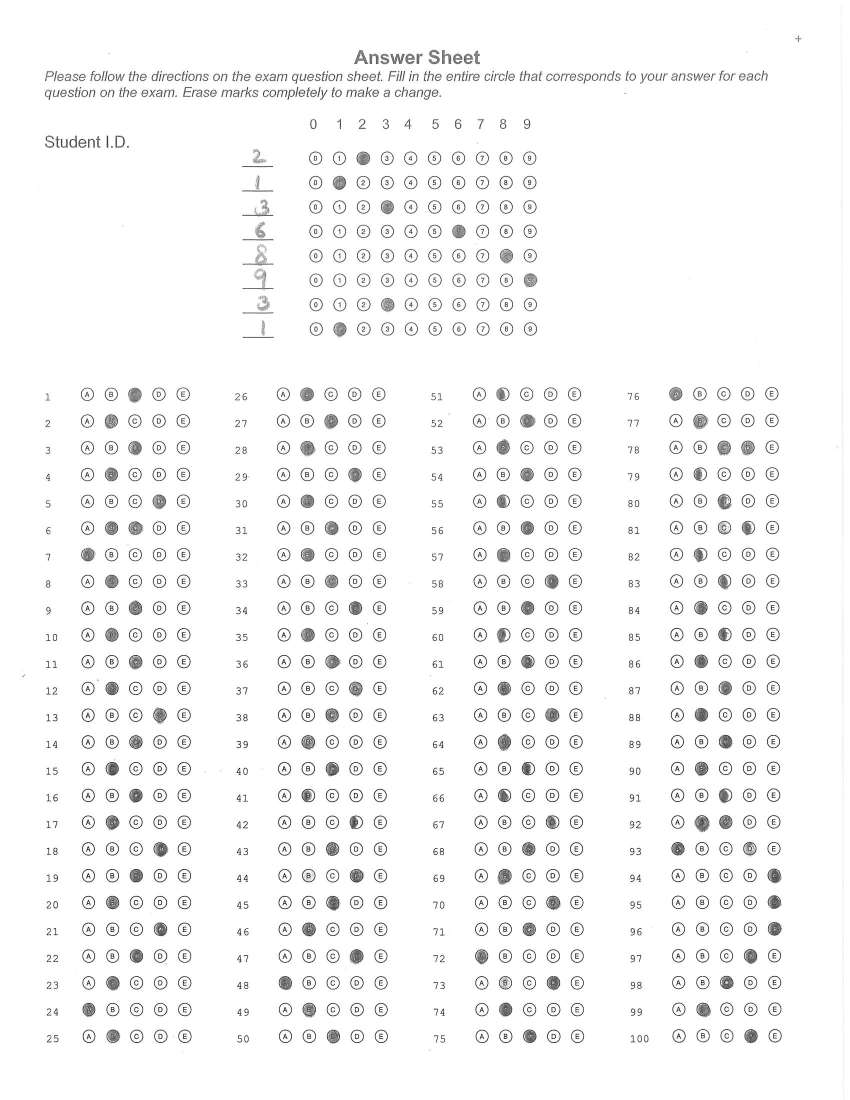
#> input picture tasks/OMR-tool/fixtures/submission_2-page_1.jpg, 1700 x 2200 px, found by its file name (shown at 1/2 size)
$ python image_process.py
#> lines starting #> are read from the running program, lines starting #| are printed output that depends on the picture; after the words box and inside, x2 and y2 are one past the last pixel; in counts of white or black regions, pixels touching at a corner belong together
#> further down, image is the input picture: shape (2200, 1700, 3); min 0, max 255, mean 246.5
import cv2
import numpy as np
import sys
from pathlib import Path

ALIGNMENT_TEMPLATE = cv2.imread(
    Path(__file__).resolve().parents[2] / "fixtures" / "template" / "alignment.png",
    cv2.COLOR_BGR2GRAY,
)


def prepare_img(image):
    """
    Function to preprocess an image for processing.

    Args:
        image (PIL.Image): The image to be prepared.

    Returns:
        PIL.Image: The prepared image.

    """
    grayscale_img = cv2.cvtColor(image, cv2.COLOR_BGR2GRAY)
    portrait_img = align_img(grayscale_img)
    return portrait_img


# [15 lines left out: function edge_detect_img, not called in this run]


def align_img(image):
    """
    Function to align an image.

    Args:
        image (PIL.Image): The image to be aligned.

    Returns:
        PIL.Image: The aligned image.

    """
    ogH, ogW = image.shape[:2]

    if ogW > ogH:
        image = cv2.rotate(image, cv2.ROTATE_90_COUNTERCLOCKWISE)
    # [15 lines of commented-out code are left out]
    return image


def threshold_img(image, blur=True, grayscale=True):
    """
    Function to threshold an image.

    Args:
        image (PIL.Image): The image to be thresholded.

    Returns:
        PIL.Image: The thresholded image.

    """
#> called with blur = True, grayscale = False
    if grayscale:
        grayscale_img = cv2.cvtColor(image, cv2.COLOR_BGR2GRAY)
    else:
        grayscale_img = image
    if blur:
        blur_image = cv2.GaussianBlur(grayscale_img, (5, 5), 0)
    else:
        blur_image = grayscale_img
    thresh = cv2.threshold(blur_image, 0, 255, cv2.THRESH_BINARY_INV | cv2.THRESH_OTSU)[
        1
    ]
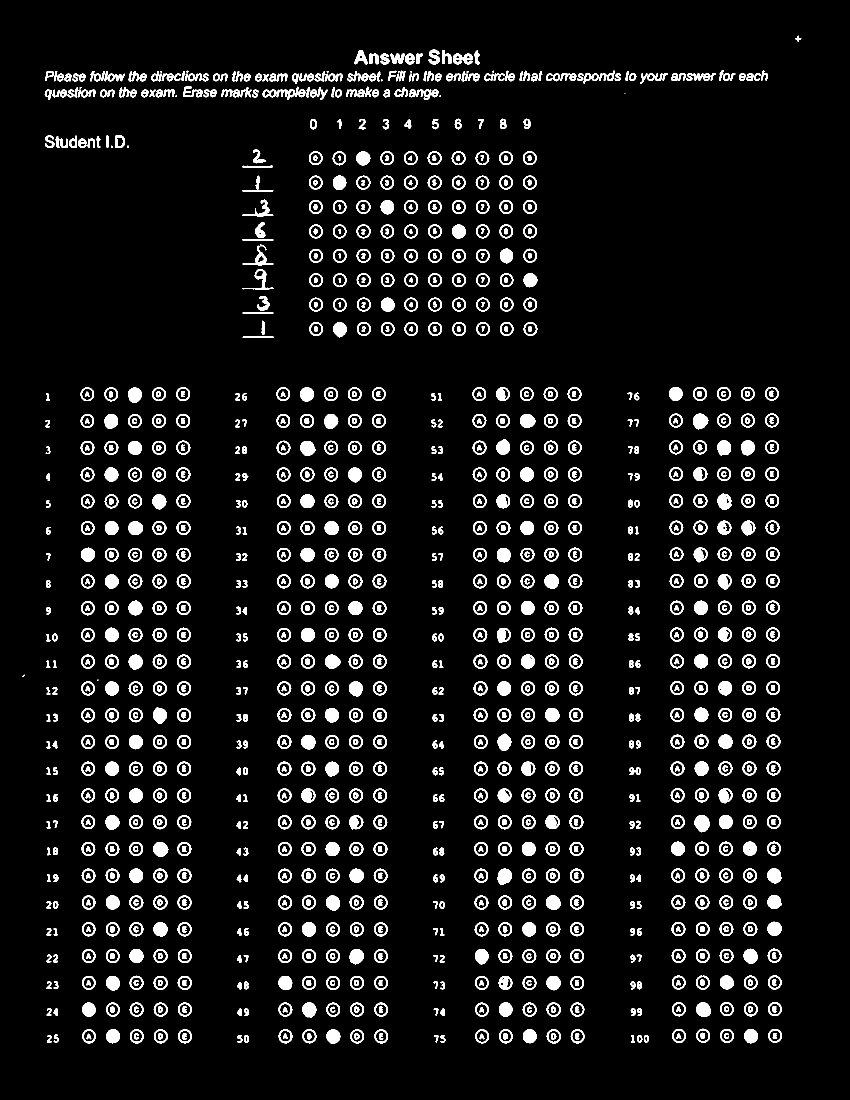
#> thresh: shape (2200, 1700) (shown at 1/2 size); 7.2% white; 1440 white regions (17 under 20 px)
    return thresh


def generate_bubble_contours(image):
    """
    Function to detect contours for the bubbles in an image.

    Args:
        image (PIL.Image): The image to detect contours in.

    Returns:
        list: A list of contours detected in the image.

    """

    # Threshold the image
    thresh = threshold_img(image, grayscale=False)

    # Find contours
    all_contours = cv2.findContours(thresh, cv2.RETR_EXTERNAL, cv2.CHAIN_APPROX_SIMPLE)[
        0
    ]
#> all_contours = 974 contours, 18 with area under 20; largest, box (x1, y1, x2, y2) and area: (1389, 1630, 1419, 1665) 746, (1386, 827, 1417, 859) 684, (995, 1737, 1024, 1769) 674, (1435, 987, 1463, 1019) 666, (600, 882, 631, 912) 663

    bubble_contours = []

    for cnt in all_contours:
        approx = cv2.approxPolyDP(cnt, 0.03 * cv2.arcLength(cnt, True), True)

        if cv2.isContourConvex(approx):
            (x, y, w, h) = cv2.boundingRect(cnt)
            aspect_ratio1 = w / float(h)
            if aspect_ratio1 >= 0.8 and aspect_ratio1 <= 1.2:
                bubble_contours.append(cnt)
#> this loop made 974 passes
#> (x, y, w, h, aspect_ratio1) on passes 1, 2, 6, 10, 11, 12, 13, 14: (1288, 2070, 10, 15, 0.667), (1274, 2070, 11, 15, 0.733), (488, 2070, 10, 16, 0.625), (998, 2059, 28, 28, 1), (950, 2059, 28, 28, 1), (749, 2059, 27, 28, 0.964), (701, 2059, 27, 28, 0.964), (653, 2059, 28, 29, 0.966)
#> after the loop, bubble_contours = 619 contours, 7 with area under 20; largest, box (x1, y1, x2, y2) and area: (1389, 1630, 1419, 1665) 746, (1386, 827, 1417, 859) 684, (995, 1737, 1024, 1769) 674, (1435, 987, 1463, 1019) 666, (600, 882, 631, 912) 663

    # Sort Contours by x value
    sorted_contours = sorted(bubble_contours, key=lambda cnt: cv2.boundingRect(cnt)[0])
#> sorted_contours has the same summary as bubble_contours

    return sorted_contours


# [90 lines left out: functions sort_contours, identify_object_contours, not called in this run]


def identify_bubbled(img, cnts):

    thresh = threshold_img(img)
    bubbled = None
    filled_in = []
    # image_with_bubble = img.copy()

    for cnt, i in enumerate(cnts):
        mask = np.zeros(thresh.shape, dtype="uint8")
        cv2.drawContours(mask, [i], -1, 255, -1)

        mask = cv2.bitwise_and(thresh, thresh, mask=mask)
        total = cv2.countNonZero(mask)

        if bubbled is None or total > 400:
            bubbled = (total, cnt)
            filled_in.append(cnts[bubbled[1]])
    return filled_in


# [38 lines left out: functions draw_bubble_contours, extract_roi, not called in this run]


if __name__ == "__main__":
    if len(sys.argv) < 2:
        print(
            "Please provide an image path as an argument, falling back to placeholder."
        )
        image_path = (
            Path(__file__).resolve().parents[2] / "fixtures" / "submission_2-page_1.jpg"
        )
    else:
        image_path = sys.argv[1]
    image = cv2.imread(image_path)
    # cv2.imshow("aligned", align_img(image))
    # cv2.waitKey(0)
    prepared_image = prepare_img(image)
    question_contours = generate_bubble_contours(prepared_image)
#> question_contours has the same summary as bubble_contours in generate_bubble_contours
    # objects = identify_object_contours(question_contours)

    image_with_contours = image.copy()

    image_with_bubble = image.copy()

    cv2.drawContours(image_with_contours, question_contours, -1, (255, 255, 0), 2)
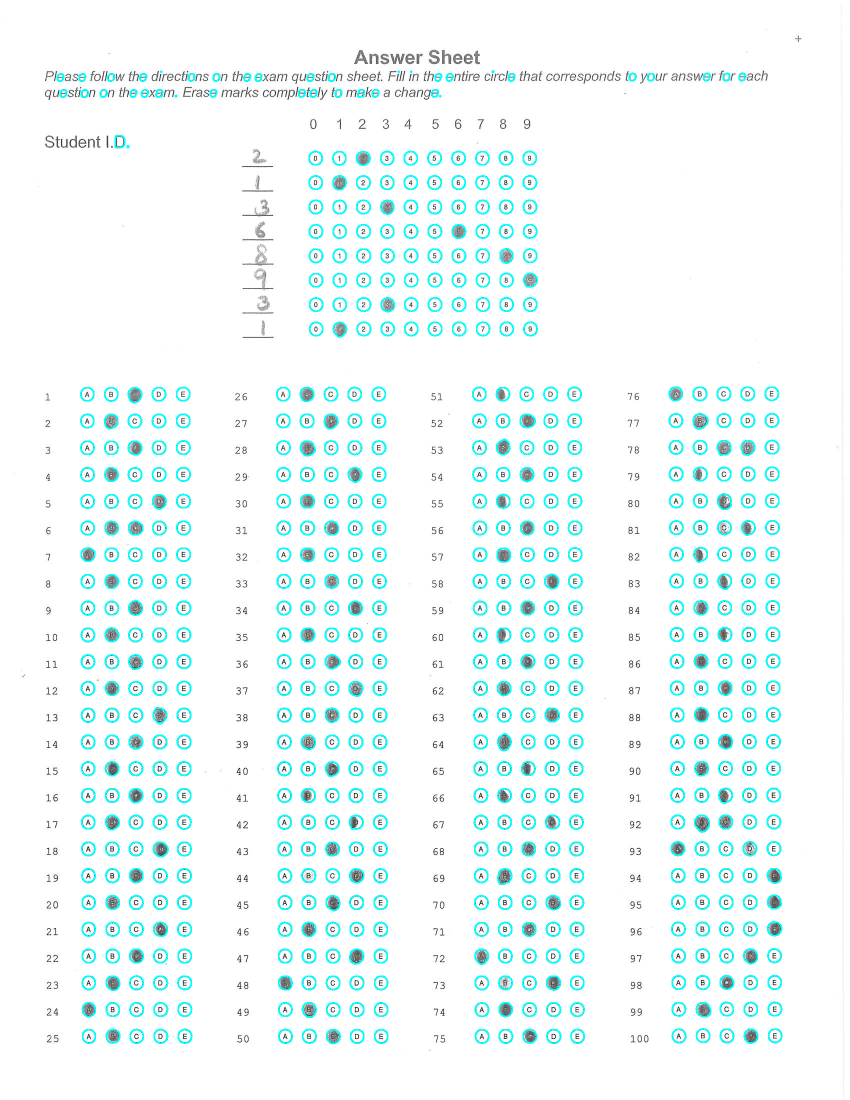
#> image_with_contours: shape (2200, 1700, 3) (shown at 1/2 size); 4.69% of pixels changed, all inside (x1, y1, x2, y2) = (113, 140, 1565, 2089)

    filled_in = identify_bubbled(image, question_contours)
#> the loop in identify_bubbled, `for cnt, i in enumerate(cnts):` made 619 passes
#> (total, bubbled) on passes 1, 14, 24, 32, 34, 36, 39, 41: (138, (138, 0)), (614, (614, 13)), (604, (604, 23)), (610, (610, 31)), (640, (640, 33)), (619, (619, 35)), (613, (613, 38)), (617, (617, 40))
#> after the loop in identify_bubbled, `for cnt, i in enumerate(cnts):`: bubbled = (621, 615); filled_in = 115 contours; largest, box (x1, y1, x2, y2) and area: (1389, 1630, 1419, 1665) 746, (1386, 827, 1417, 859) 684, (995, 1737, 1024, 1769) 674, (1435, 987, 1463, 1019) 666, (600, 882, 631, 912) 663

    cv2.drawContours(image_with_bubble, filled_in, -1, (0, 255, 0), 2)
#> image_with_bubble: shape (2200, 1700, 3); 0.92% of pixels changed, all inside (x1, y1, x2, y2) = (113, 146, 1565, 2089)
    cv2.imshow("Bubbled Image", cv2.resize(image_with_bubble, (1080, 900)))

    cv2.imshow("Prepared Image", cv2.resize(prepared_image, (800, 800)))
    cv2.imshow("Contoured Image", cv2.resize(image_with_contours, (900, 900)))
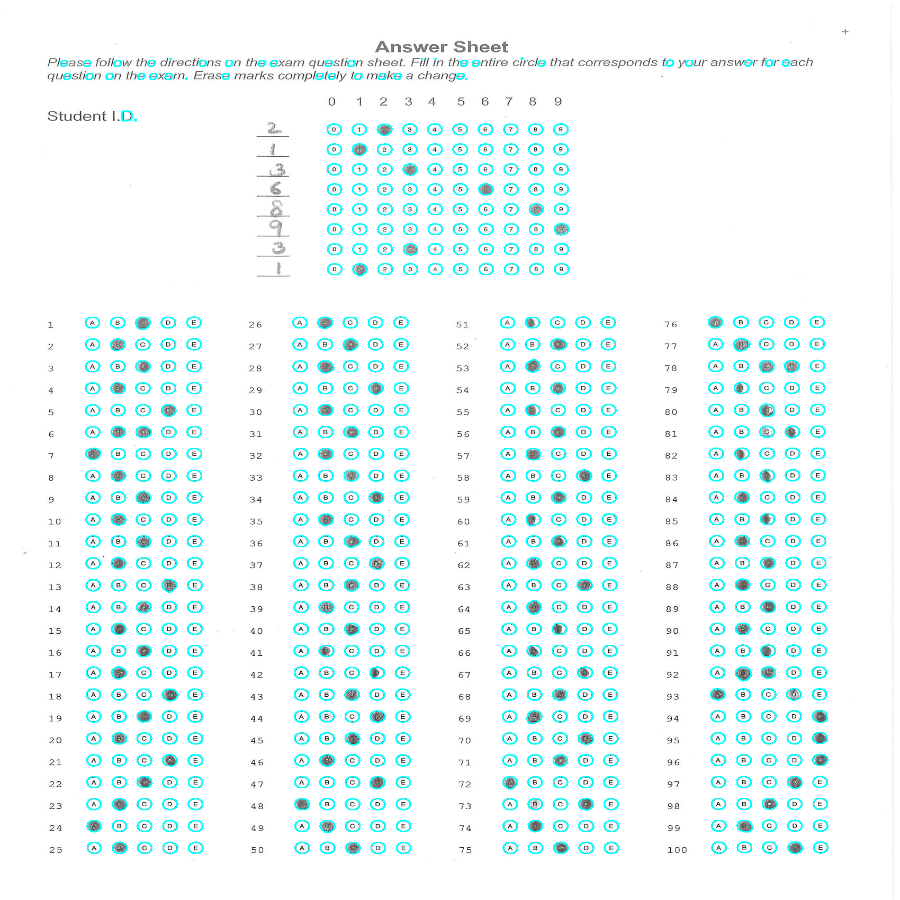
#> window 'Contoured Image': shape (900, 900, 3); mean B, G, R 250.3, 250.3, 238.3
    # cv2.imshow("Objects Image", cv2.resize(image_with_objects_identified, (900, 900)))

    cv2.imshow("Contoured Image", image_with_contours)
    cv2.waitKey(0)

$ run again, with tasks/OMR-tool/fixtures/custom.jpg copied over tasks/OMR-tool/fixtures/submission_2-page_1.jpg
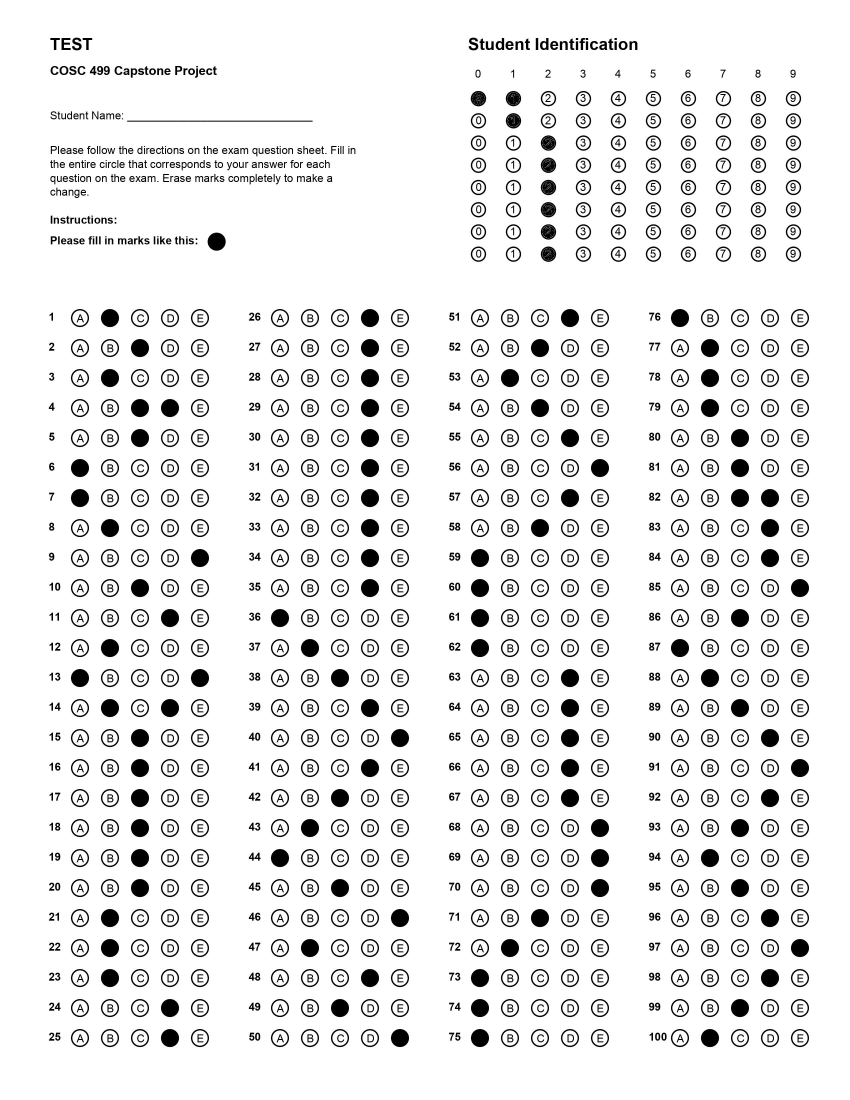
#> input picture tasks/OMR-tool/fixtures/custom.jpg, 2550 x 3300 px, found by its file name (shown at 1/3 size)
#> image is the input picture: shape (3300, 2550, 3); min 0, max 255, mean 232.8
#> in threshold_img, `thresh = cv2.threshold(blur_image, 0, 255, cv2.THRESH_BINARY_INV | cv2..`:
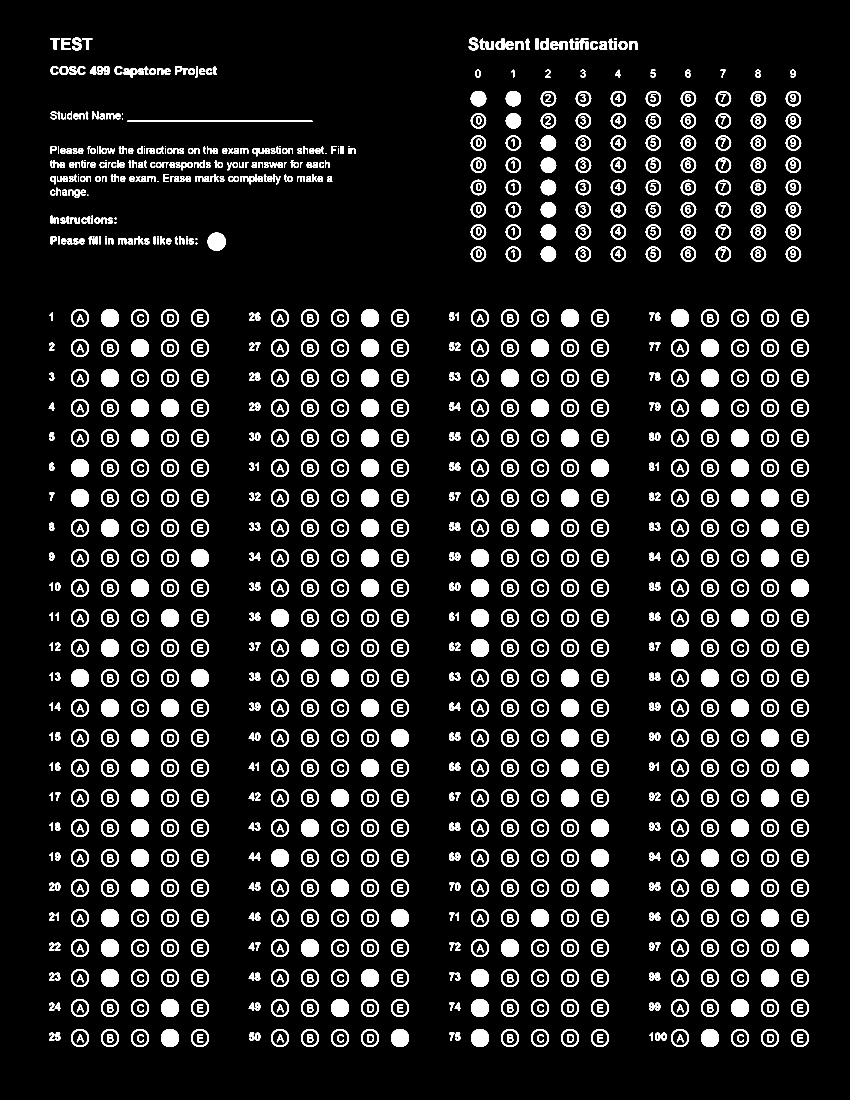
#> thresh: shape (3300, 2550) (shown at 1/3 size); 9.3% white; 1519 white regions (18 under 20 px)
#> all_contours = 1052 contours, 23 with area under 20; largest, box (x1, y1, x2, y2) and area: (2373, 3087, 2427, 3141) 2261, (2013, 3087, 2067, 3141) 2261, (1773, 3087, 1827, 3141) 2261, (1413, 3087, 1467, 3141) 2261, (1173, 3087, 1227, 3141) 2261
#> the loop in generate_bubble_contours, `for cnt in all_contours:` made 1052 passes
#> (x, y, w, h, aspect_ratio1) on passes 1, 2, 6, 10, 11, 12, 13, 14: (1984, 3098, 16, 24, 0.667), (1965, 3098, 16, 24, 0.667), (765, 3098, 16, 24, 0.667), (2373, 3087, 54, 54, 1), (2283, 3087, 54, 54, 1), (2193, 3087, 54, 54, 1), (2103, 3087, 54, 54, 1), (2013, 3087, 54, 54, 1)
#> after the loop in generate_bubble_contours, `for cnt in all_contours:`: bubble_contours = 616 contours, 17 with area under 20; largest, box (x1, y1, x2, y2) and area: (2373, 3087, 2427, 3141) 2261, (2013, 3087, 2067, 3141) 2261, (1773, 3087, 1827, 3141) 2261, (1413, 3087, 1467, 3141) 2261, (1173, 3087, 1227, 3141) 2261
#> sorted_contours = 616 contours, 17 with area under 20; largest, box (x1, y1, x2, y2) and area: (213, 3087, 267, 3141) 2261, (213, 2727, 267, 2781) 2261, (213, 2367, 267, 2421) 2261, (213, 2007, 267, 2061) 2261, (213, 1647, 267, 1701) 2261
#> question_contours has the same summary as sorted_contours in generate_bubble_contours
#> the loop in identify_bubbled, `for cnt, i in enumerate(cnts):` made 616 passes
#> (total, bubbled) on passes 1 to 8: (374, (374, 0)), (929, (929, 1)), (930, (930, 2)), (924, (924, 3)), (922, (922, 4)), (929, (929, 5)), (930, (930, 6)), (924, (924, 7))
#> after the loop in identify_bubbled, `for cnt, i in enumerate(cnts):`: bubbled = (948, 615); filled_in = 583 contours; largest, box (x1, y1, x2, y2) and area: (213, 3087, 267, 3141) 2261, (213, 2727, 267, 2781) 2261, (213, 2367, 267, 2421) 2261, (213, 2007, 267, 2061) 2261, (213, 1647, 267, 1701) 2261
#> `cv2.imshow("Contoured Image", cv2.resize(image_with_contours, (900, 90..`:
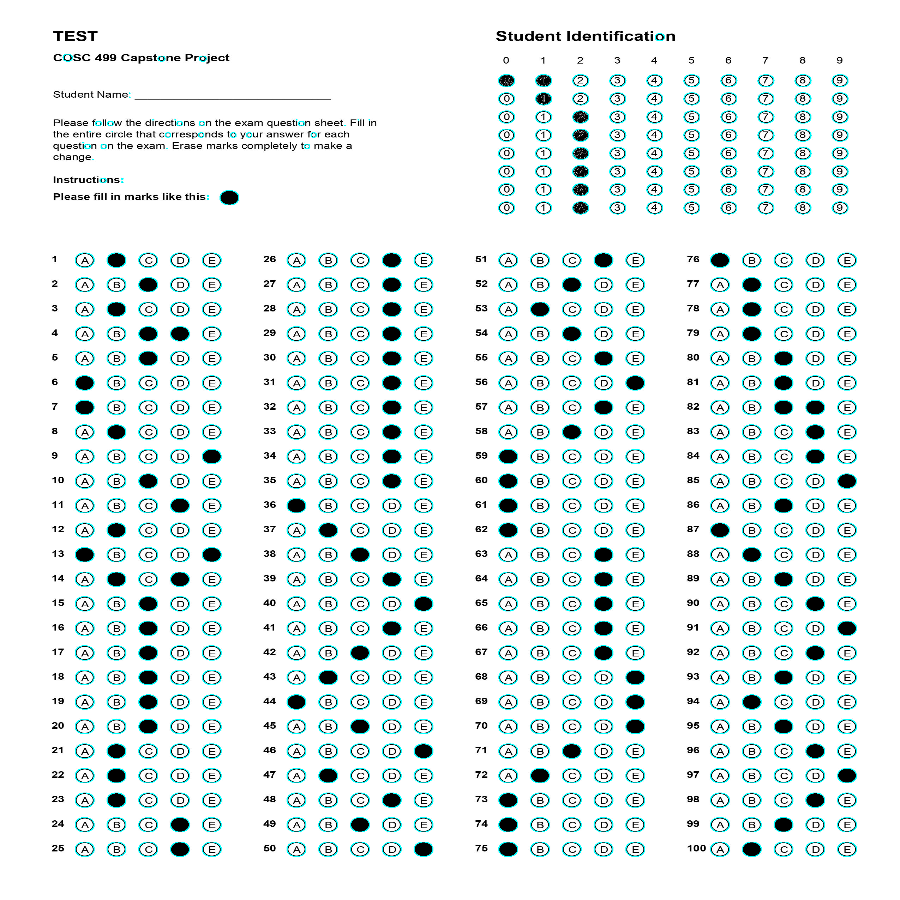
#> window 'Contoured Image': shape (900, 900, 3); mean B, G, R 238.4, 238.4, 228.4
